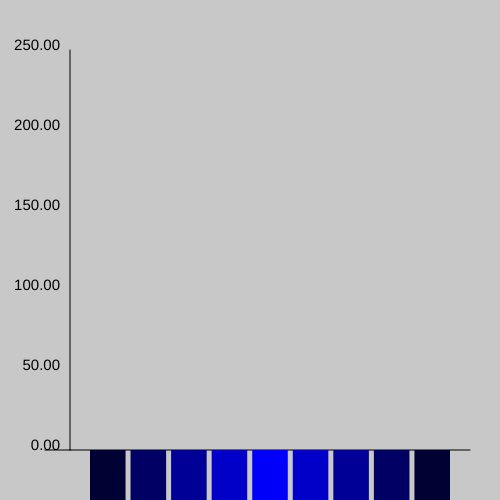
Frame 1 (no input)
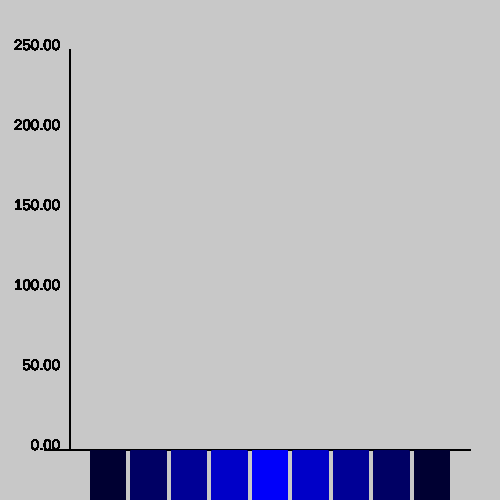
Frame 60 (no input)
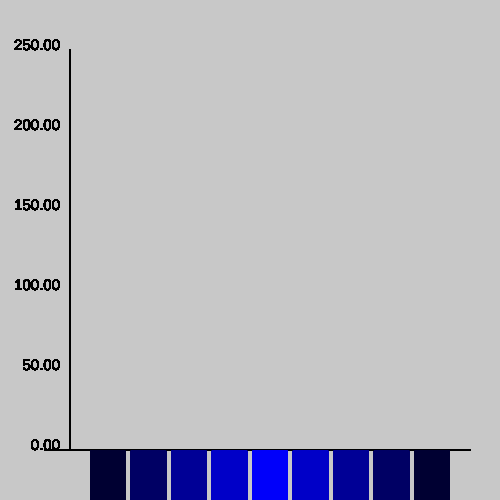
Frame 120 (the mouse pressed at the canvas centre since frame 60)

The p5.js sketch that drew these frames (run headless with seeded random() and noise() and a simulated clock; from frame 60 on, the mouse is pressed at the canvas centre):

// p5.js sketch
// ── sketch.js
let fruits = [
  {name:"Apples", sales:50},
  {name:"Oranges", sales:100},
  {name:"Bananas", sales:150},
  {name:"Kiwis", sales:200},
  {name:"Grapes", sales:250},
  {name:"Pineapple", sales:200},
  {name:"Melons", sales:150},
  {name:"Peaches", sales:100},
  {name:"Pears", sales:50}
];

let maxValue = Math.max(...fruits.map(object => object.sales));
let numBlocks = fruits.length;
let chartWidth = 400;
let chartHeight = 400;
let chartxPos = 100;
let chartyPos = 450;
let marginLeft = 20;
let marginRight = 20;
let blockGap = 5;
let screenWidth = 500;
let screenHeight = 500;
let numTicks = 6;
let tickLength = 5;

let blockWidth = (chartWidth - (marginLeft+marginRight) - ((numBlocks - 1) * blockGap))/numBlocks;
let firstBlockxPos = ((screenWidth-chartWidth) / 2) + marginLeft;
let masterGap = blockWidth + blockGap;

function scaler(_num){
    let scaleValue = chartHeight/maxValue;
    return _num * scaleValue
}

function setup(){
    createCanvas(screenWidth,screenHeight);
    background(200);
    angleMode(DEGREES);
    rectMode(CORNER); 
}

function draw(){
  drawAxis(createVector(70, 450), 0, chartWidth, 0, 1, 6, 25);
  drawAxis(createVector(0, 0), -90, chartHeight, 0, 1);
  drawChart((0, 0), 90, chartHeight, 0, 1);
}

function drawChart(_pos, _rotationAngle, _length, _strokeColor, _strokeWeight) {
  rotate(_rotationAngle);
  translate(_pos.x, _pos.y);
  stroke(_strokeColor);
  strokeWeight(_strokeWeight);

  for(let x = 0; x < fruits.length; x++){
    push();
      translate(marginLeft + (x * masterGap), 0);
      noStroke();
      fill(0, 0, fruits[x].sales);
      rect(0, 0, blockWidth, scaler(-fruits[x].sales));
    pop();
  }
}

function drawAxis(_pos, _rotationAngle, _length, _strokeColor, _strokeWeight, _numTicks, _tickLength) {
  rotate(_rotationAngle);
  translate(_pos.x, _pos.y);
  stroke(_strokeColor);
  strokeWeight(_strokeWeight);

  line(0, 0, _length, 0);
  
  let _tickGap = -_length / (-_numTicks + 1);
  let _numGap = maxValue / (_numTicks - 1);

  for(let x = 0; x < _numTicks; x++) {
    line(0, x * -_tickGap, -_tickLength, x * -_tickGap);
    noStroke();
    textAlign(RIGHT);
    textSize(15);
    text((x * _numGap).toFixed(2), -10, x * -_tickGap);
  }
}
